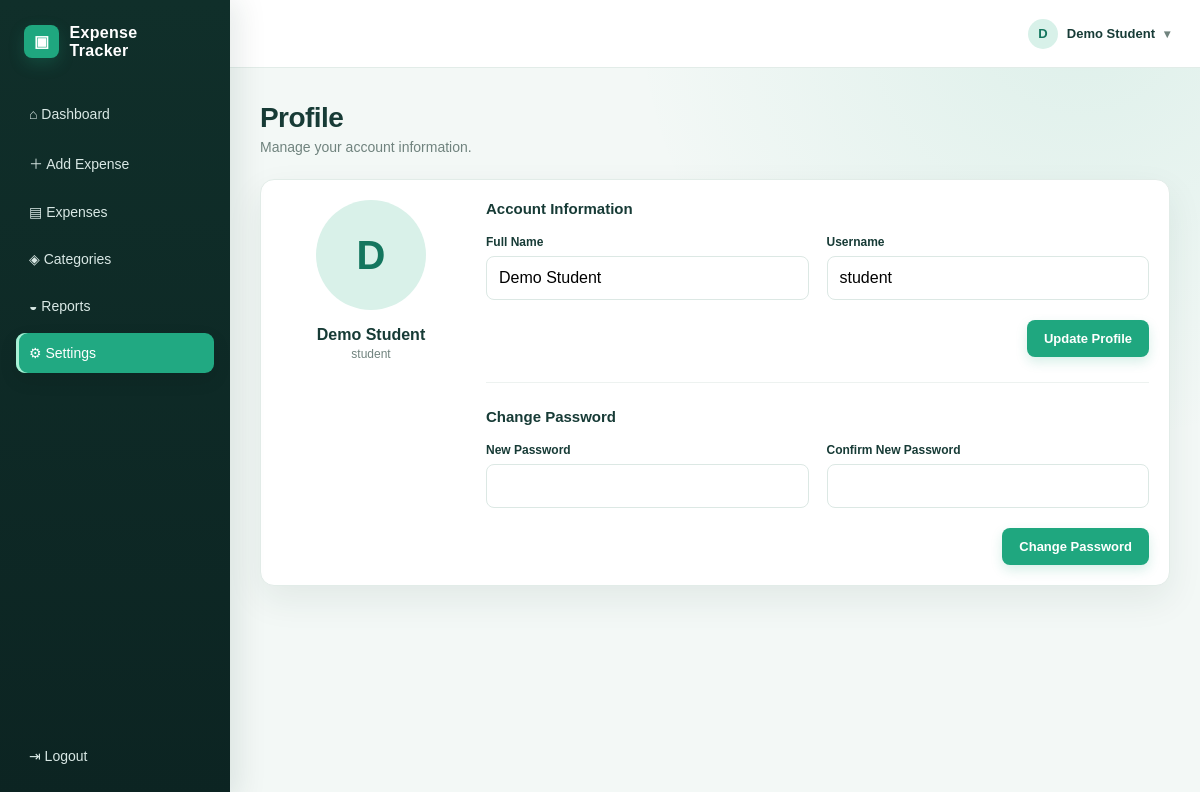
The app's page /profile.php (signed in) with its own data.
### tables this page shows
CREATE TABLE users (
    id INT AUTO_INCREMENT PRIMARY KEY,
    name VARCHAR(100) NOT NULL,
    username VARCHAR(100) NOT NULL UNIQUE,
    password VARCHAR(255) NOT NULL,
    role ENUM('student','admin') NOT NULL DEFAULT 'student',
    created_at TIMESTAMP DEFAULT CURRENT_TIMESTAMP
);

### includes/bootstrap.php (called while the page is built, shortened)
<?php
require_once __DIR__ . '/../models/Model.php';
require_once __DIR__ . '/../models/User.php';
$db = (new Database())->connect();
$userModel = new User($db);
function e(string $value): string {
    return htmlspecialchars($value, ENT_QUOTES, 'UTF-8');
}
?>

### models/Model.php (called while the page is built, shortened)
<?php
abstract class Model {
    public function __construct(PDO $db) {
        $this->db = $db;
    }
}
?>

### models/User.php (called while the page is built, shortened)
<?php
class User extends Model {
    public function find(int $id): ?array {
        $stmt = $this->db->prepare("SELECT * FROM users WHERE id=?");
        $stmt->execute([$id]);
        return $stmt->fetch() ?: null;
    }
}
?>

### profile.php (the view, shortened to what this page needs)
<?php
require_once "includes/header.php"; requireLogin();
$pageTitle="Profile"; $user=$userModel->find($_SESSION['user_id']); $message=''; $error='';
?>
<h1>Profile</h1><p class="subtitle">Manage your account information.</p>
<div class="card profile"><div><div class="profile-avatar"><?= e(strtoupper(substr($user['name'],0,1))) ?></div><p class="center"><b><?= e($user['name']) ?></b><br><span class="stats-note"><?= e($user['role']) ?></span></p></div>
<div><h3>Account Information</h3><form method="post"><input type="hidden" name="action" value="profile"><div class="form-grid"><div class="field"><label>Full Name</label><input name="name" value="<?= e($user['name']) ?>" required></div><div class="field"><label>Username</label><input name="username" value="<?= e($user['username']) ?>" required></div></div><div class="actions"><button class="btn btn-primary">Update Profile</button></div></form>
<hr style="border:0;border-top:1px solid #edf2f0;margin:25px 0"><h3>Change Password</h3><form method="post"><input type="hidden" name="action" value="password"><div class="form-grid"><div class="field"><label>New Password</label><input type="password" name="password" required></div><div class="field"><label>Confirm New Password</label><input type="password" name="confirm_password" required></div></div><div class="actions"><button class="btn btn-primary">Change Password</button></div></form></div></div>
<?php require_once "includes/footer.php"; ?>

### assets/style.css (style rules this page uses)
* { box-sizing:border-box }
:root { --ink:#173b36;--muted:#70837e;--line:#e2ece8;--mint:#1fa77f;--mint-dark:#14765e;--soft:#eef8f4;--shadow:0 14px 35px rgba(24,67,57,.08) }
body { margin:0;font-family:"Trebuchet MS",Arial,sans-serif;background:#f3f8f6;background-image:radial-gradient(circle at 90% 0%,rgba(31,167,127,.1),transparent 28rem);color:var(--ink) }
h1 { margin:0 0 5px;font-size:28px;letter-spacing:-.02em }
.subtitle { color:var(--muted);margin:0 0 24px;font-size:14px }
.card { background:#fff;border:1px solid var(--line);border-radius:14px;padding:20px;box-shadow:var(--shadow) }
.label,.stats-note { font-size:12px;color:var(--muted) }
.card h3 { margin:0 0 18px;font-size:15px }
.form-grid { display:grid;grid-template-columns:1fr 1fr;gap:18px }
.field { display:flex;flex-direction:column;gap:7px }
.field label { font-size:12px;font-weight:700 }
.field input,.field select,.field textarea { border:1px solid #dce8e4;border-radius:8px;padding:12px;background:#fff;font:inherit;outline:none }
.actions { display:flex;justify-content:flex-end;gap:10px;margin-top:20px }
.btn { border:0;border-radius:8px;padding:11px 17px;font-weight:700;cursor:pointer;text-decoration:none;display:inline-block;font-size:13px;transition:transform .18s ease,box-shadow .18s ease,filter .18s ease }
.btn-primary { background:var(--mint);color:#fff;box-shadow:0 5px 12px rgba(31,167,127,.18) }
.center { text-align:center }
.profile { display:grid;grid-template-columns:180px 1fr;gap:25px }
.profile-avatar { width:110px;height:110px;border-radius:50%;background:#d9f1e9;color:var(--mint-dark);display:flex;align-items:center;justify-content:center;font-size:40px;font-weight:700;margin:auto }

### records on screen
users: name "D", name "Demo Student", role "student", username "student"

### other values on screen
substr($_SESSION['name'] ?? 'U',0,1) "D"
$_SESSION['name'] "Demo Student"
